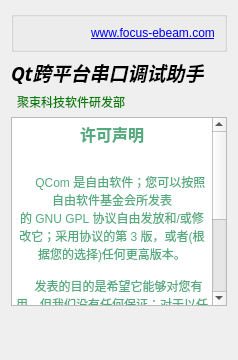
<?xml version="1.0" encoding="UTF-8"?>
<ui version="4.0">
 <class>Dialog</class>
 <widget class="QDialog" name="Dialog">
  <property name="geometry">
   <rect>
    <x>0</x>
    <y>0</y>
    <width>238</width>
    <height>360</height>
   </rect>
  </property>
  <property name="windowTitle">
   <string>About</string>
  </property>
  <layout class="QFormLayout" name="formLayout">
   <item row="0" column="0" colspan="2">
    <widget class="QGroupBox" name="groupBox_4">
     <property name="title">
      <string/>
     </property>
     <layout class="QHBoxLayout" name="horizontalLayout">
      <item>
       <widget class="QLabel" name="label_10">
        <property name="text">
         <string/>
        </property>
        <property name="pixmap">
         <pixmap resource="images.qrc">:/FBT2.png</pixmap>
        </property>
       </widget>
      </item>
      <item>
       <widget class="QLabel" name="label_9">
        <property name="text">
         <string>&lt;a href=&quot;https://www.baidu.com&quot;&gt;www.focus-ebeam.com&lt;/a&gt;</string>
        </property>
       </widget>
      </item>
     </layout>
    </widget>
   </item>
   <item row="1" column="0" colspan="2">
    <widget class="QLabel" name="label">
     <property name="font">
      <font>
       <family>Andalus</family>
       <pointsize>14</pointsize>
       <weight>75</weight>
       <italic>true</italic>
       <bold>true</bold>
      </font>
     </property>
     <property name="text">
      <string>Qt跨平台串口调试助手</string>
     </property>
    </widget>
   </item>
   <item row="2" column="1">
    <widget class="QLabel" name="label_2">
     <property name="text">
      <string>&lt;font color='green'&gt;聚束科技软件研发部&lt;/font&gt;</string>
     </property>
    </widget>
   </item>
   <item row="3" column="0" colspan="2">
    <widget class="QTextBrowser" name="textBrowser">
     <property name="html">
      <string>&lt;!DOCTYPE HTML PUBLIC &quot;-//W3C//DTD HTML 4.0//EN&quot; &quot;http://www.w3.org/TR/REC-html40/strict.dtd&quot;&gt;
&lt;html&gt;&lt;head&gt;&lt;meta name=&quot;qrichtext&quot; content=&quot;1&quot; /&gt;&lt;style type=&quot;text/css&quot;&gt;
p, li { white-space: pre-wrap; }
&lt;/style&gt;&lt;/head&gt;&lt;body style=&quot; font-family:'SimSun'; font-size:9pt; font-weight:400; font-style:normal;&quot;&gt;
&lt;p align=&quot;center&quot; style=&quot; margin-top:0px; margin-bottom:0px; margin-left:0px; margin-right:0px; -qt-block-indent:0; text-indent:0px;&quot;&gt;&lt;span style=&quot; font-size:12pt; font-weight:600; color:#55aa7f;&quot;&gt;许可声明&lt;br /&gt;&lt;/span&gt;&lt;span style=&quot; color:#55aa7f;&quot;&gt;&lt;br /&gt;&lt;br /&gt;     QCom 是自由软件；您可以按照自由软件基金会所发表的 GNU GPL 协议自由发放和/或修改它；采用协议的第 3 版，或者(根据您的选择)任何更高版本。&lt;br /&gt;&lt;br /&gt;    发表的目的是希望它能够对您有用，但我们没有任何保证；对于以任何用途使用它所造成的任何直接或间接后果都不承担任何责任。请参看 GNU GPL 协议中的细节。&lt;br /&gt;&lt;br /&gt;    您应该在收到该程序的同时收到了GNU GPL协议的副本。如果没有的话，请参见（&lt;/span&gt;&lt;a href=&quot;http://www.gnu.org/licenses&quot;&gt;&lt;span style=&quot; text-decoration: underline; color:#55aa7f;&quot;&gt;http://www.focus-ebeam.com/help.doc&lt;/span&gt;&lt;/a&gt;&lt;span style=&quot; color:#55aa7f;&quot;&gt; ）。 &lt;/span&gt;&lt;/p&gt;&lt;/body&gt;&lt;/html&gt;</string>
     </property>
    </widget>
   </item>
   <item row="4" column="1">
    <spacer name="verticalSpacer">
     <property name="orientation">
      <enum>Qt::Vertical</enum>
     </property>
     <property name="sizeHint" stdset="0">
      <size>
       <width>20</width>
       <height>40</height>
      </size>
     </property>
    </spacer>
   </item>
  </layout>
 </widget>
 <resources>
  <include location="images.qrc"/>
 </resources>
 <connections/>
</ui>
